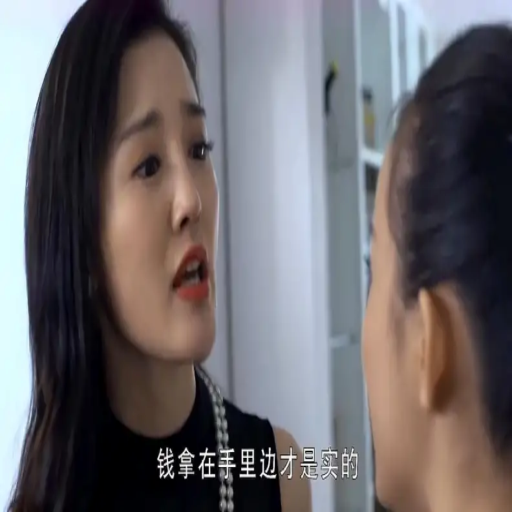
#> input picture src/case1.png, 512 x 512 px, found by its file name
$ python noisecreation.py
#> lines starting #> are read from the running program, lines starting #| are printed output that depends on the picture
import cv2
import numpy as np
import os

def add_salt_and_pepper_noise(image, noise_level):
    row, col, ch = image.shape
    total_pixels = row * col

    num_salt = int(total_pixels * noise_level / 2 / 100)
    num_pepper = int(total_pixels * noise_level / 2 / 100)

    noisy_image = image.copy()

    salt_coords = [np.random.randint(0, i - 1, num_salt) for i in image.shape[:2]]
    noisy_image[salt_coords[0], salt_coords[1], :] = 255

    pepper_coords = [np.random.randint(0, i - 1, num_pepper) for i in image.shape[:2]]
    noisy_image[pepper_coords[0], pepper_coords[1], :] = 0

    return noisy_image

def generate_noisy_images(image):
    noise_levels = [5, 10, 20]
    noisy_images = []

    for level in noise_levels:
        noisy_image = add_salt_and_pepper_noise(image, level)
        noisy_images.append(noisy_image)

    return noisy_images

folder_path = 'data'

image_files = ['case1.png', 'case2.png', 'case3.png']

for image_file in image_files:
    image_path = os.path.join(folder_path, image_file)
    image = cv2.imread(image_path)
#> image is the input picture: shape (512, 512, 3); mean B, G, R 106.2, 102.8, 106.8

    if image is not None:
        noisy_images = generate_noisy_images(image)
#> the loop in generate_noisy_images, `for level in noise_levels:` made 3 passes
#> pass 1, in generate_noisy_images, `noisy_image = add_salt_and_pepper_noise(image, level)`:
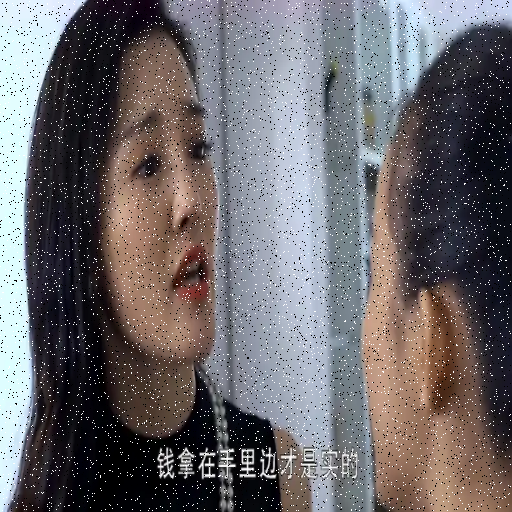
#> noisy_image: shape (512, 512, 3); mean B, G, R 107.1, 103.9, 107.7
#> pass 2, in generate_noisy_images, `noisy_image = add_salt_and_pepper_noise(image, level)`:
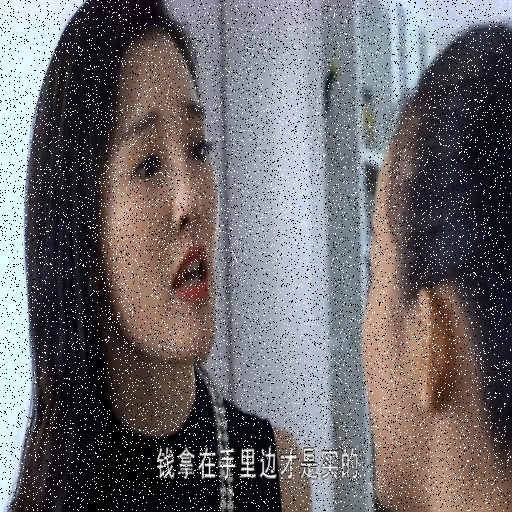
#> noisy_image: shape (512, 512, 3); mean B, G, R 107.9, 104.9, 108.5
#> pass 3, in generate_noisy_images, `noisy_image = add_salt_and_pepper_noise(image, level)`:
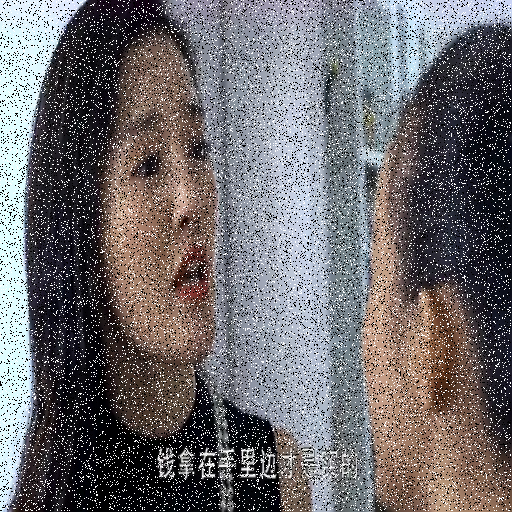
#> noisy_image: shape (512, 512, 3); mean B, G, R 108.8, 106, 109.3
#> after the loop in generate_noisy_images, `for level in noise_levels:`: noisy_images = 3 items
#> noisy_images = 3 items

        for idx, noisy_image in enumerate(noisy_images):
            noise_level = [5, 10, 20][idx]
            filename = f'{os.path.splitext(image_file)[0]}_noisy_{noise_level}.png'
            save_path = os.path.join(folder_path, filename)
            cv2.imwrite(save_path, noisy_image)
            print(f"Zapisano: {save_path}")
#> this loop made 3 passes
#> noise_level on passes 1 to 3: 5, 10, 20
#| Zapisano: data/case1_noisy_5.png
#| Zapisano: data/case1_noisy_10.png
#| Zapisano: data/case1_noisy_20.png

    else:
        print(f"Nie udało się wczytać obrazu: {image_path}")
#> pass 2 of the loop `for image_file in image_files:`:
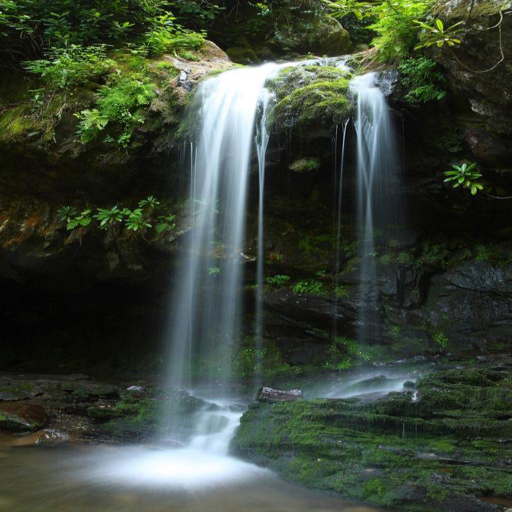
#> input picture src/case2.png, 512 x 512 px, found by its file name
#> image is the input picture: shape (512, 512, 3); mean B, G, R 55.4, 67.9, 57.8
#> the loop in generate_noisy_images (call 2), `for level in noise_levels:` made 3 passes
#> pass 1, in generate_noisy_images (call 2), `noisy_image = add_salt_and_pepper_noise(image, level)`:
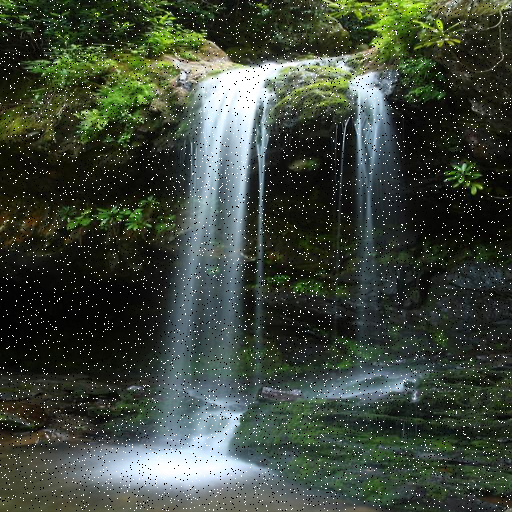
#> noisy_image: shape (512, 512, 3); mean B, G, R 58.8, 70.8, 61.2
#> pass 3, in generate_noisy_images (call 2), `noisy_image = add_salt_and_pepper_noise(image, level)`:
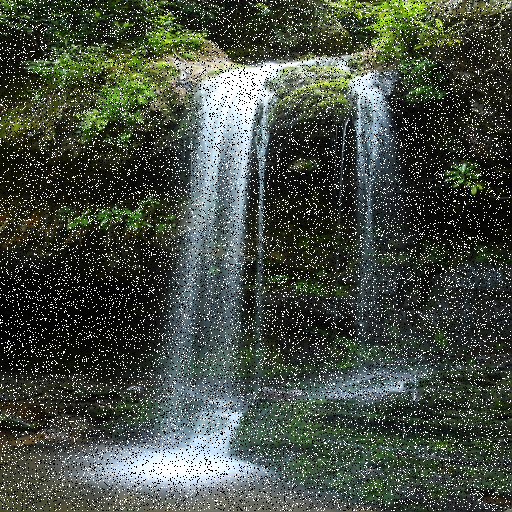
#> noisy_image: shape (512, 512, 3); mean B, G, R 67.3, 77.6, 69.3
#> the loop `for idx, noisy_image in enumerate(noisy_images):` made 3 passes
#> (printed output is left out)
#> pass 3 of the loop `for image_file in image_files:`:
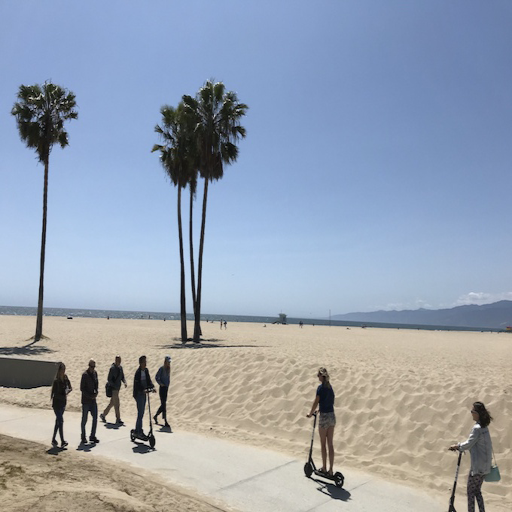
#> input picture src/data/case3.png, 512 x 512 px
#> image is the input picture: shape (512, 512, 3); mean B, G, R 177.5, 162.2, 152
#> the loop in generate_noisy_images (call 3), `for level in noise_levels:` made 3 passes
#> pass 1, in generate_noisy_images (call 3), `noisy_image = add_salt_and_pepper_noise(image, level)`:
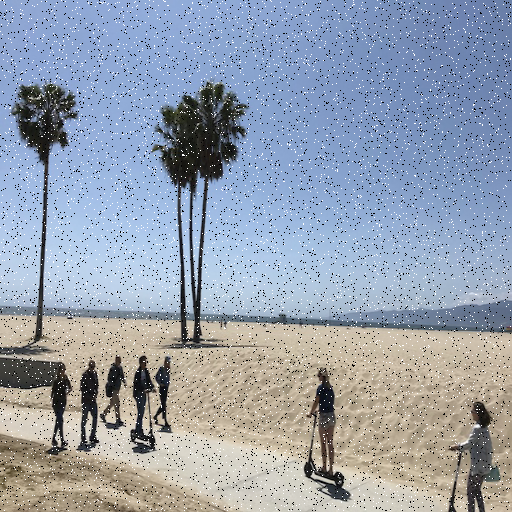
#> noisy_image: shape (512, 512, 3); mean B, G, R 175, 160.4, 150.7
#> pass 3, in generate_noisy_images (call 3), `noisy_image = add_salt_and_pepper_noise(image, level)`:
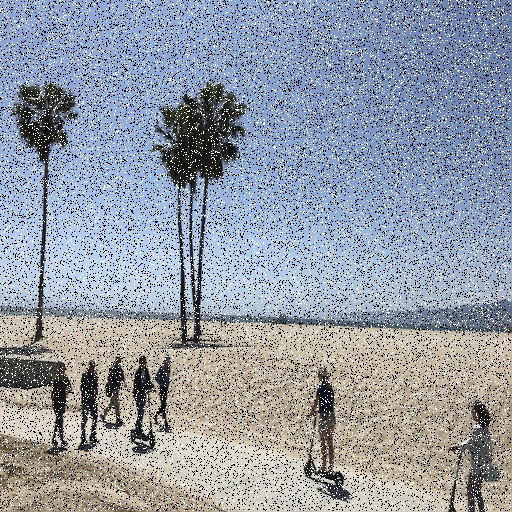
#> noisy_image: shape (512, 512, 3); mean B, G, R 167.3, 154.7, 146.4
